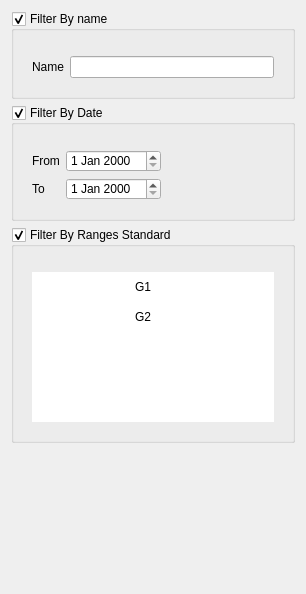
                <widget class="QWidget" name="filters_scrollAreaWidgetContents">
                 <property name="geometry">
                  <rect>
                   <x>0</x>
                   <y>0</y>
                   <width>306</width>
                   <height>594</height>
                  </rect>
                 </property>
                 <property name="styleSheet">
                  <string notr="true">#filters_scrollAreaWidgetContents{
	background-color: #ffffff;
}</string>
                 </property>
                 <layout class="QVBoxLayout" name="verticalLayout_15">
                  <item>
                   <widget class="QGroupBox" name="reportpage_filtername_groupbox">
                    <property name="maximumSize">
                     <size>
                      <width>16777215</width>
                      <height>16777215</height>
                     </size>
                    </property>
                    <property name="title">
                     <string>Filter By name</string>
                    </property>
                    <property name="checkable">
                     <bool>true</bool>
                    </property>
                    <property name="checked">
                     <bool>true</bool>
                    </property>
                    <layout class="QVBoxLayout" name="verticalLayout_18">
                     <item>
                      <spacer name="verticalSpacer_22">
                       <property name="orientation">
                        <enum>Qt::Vertical</enum>
                       </property>
                       <property name="sizeType">
                        <enum>QSizePolicy::Maximum</enum>
                       </property>
                       <property name="sizeHint" stdset="0">
                        <size>
                         <width>20</width>
                         <height>15</height>
                        </size>
                       </property>
                      </spacer>
                     </item>
                     <item>
                      <widget class="QFrame" name="reportpage_filtername_frame">
                       <property name="maximumSize">
                        <size>
                         <width>16777215</width>
                         <height>16777215</height>
                        </size>
                       </property>
                       <layout class="QGridLayout" name="gridLayout_16">
                        <property name="topMargin">
                         <number>1</number>
                        </property>
                        <item row="0" column="0">
                         <widget class="QLabel" name="label_71">
                          <property name="text">
                           <string>Name</string>
                          </property>
                         </widget>
                        </item>
                        <item row="0" column="1">
                         <widget class="QLineEdit" name="reportpage_filtername_input"/>
                        </item>
                       </layout>
                      </widget>
                     </item>
                    </layout>
                   </widget>
                  </item>
                  <item>
                   <widget class="QGroupBox" name="reportpage_filterdate_groupbox">
                    <property name="title">
                     <string>Filter By Date</string>
                    </property>
                    <property name="checkable">
                     <bool>true</bool>
                    </property>
                    <layout class="QVBoxLayout" name="verticalLayout_19">
                     <item>
                      <spacer name="verticalSpacer_25">
                       <property name="orientation">
                        <enum>Qt::Vertical</enum>
                       </property>
                       <property name="sizeType">
                        <enum>QSizePolicy::Maximum</enum>
                       </property>
                       <property name="sizeHint" stdset="0">
                        <size>
                         <width>20</width>
                         <height>15</height>
                        </size>
                       </property>
                      </spacer>
                     </item>
                     <item>
                      <widget class="QFrame" name="reportpage_filterdate_frame">
                       <layout class="QGridLayout" name="gridLayout_15">
                        <property name="topMargin">
                         <number>1</number>
                        </property>
                        <property name="rightMargin">
                         <number>1</number>
                        </property>
                        <item row="1" column="1">
                         <widget class="QDateEdit" name="reportpage_end_date_dateedit"/>
                        </item>
                        <item row="1" column="0">
                         <widget class="QLabel" name="label_73">
                          <property name="text">
                           <string>To</string>
                          </property>
                         </widget>
                        </item>
                        <item row="0" column="0">
                         <widget class="QLabel" name="label_72">
                          <property name="text">
                           <string>From</string>
                          </property>
                         </widget>
                        </item>
                        <item row="0" column="1">
                         <widget class="QDateEdit" name="reportpage_start_date_dateedit"/>
                        </item>
                        <item row="0" column="2">
                         <spacer name="horizontalSpacer_56">
                          <property name="orientation">
                           <enum>Qt::Horizontal</enum>
                          </property>
                          <property name="sizeHint" stdset="0">
                           <size>
                            <width>40</width>
                            <height>20</height>
                           </size>
                          </property>
                         </spacer>
                        </item>
                       </layout>
                      </widget>
                     </item>
                    </layout>
                   </widget>
                  </item>
                  <item>
                   <widget class="QGroupBox" name="reportpage_filterstandards_groupbox">
                    <property name="title">
                     <string>Filter By Ranges Standard</string>
                    </property>
                    <property name="checkable">
                     <bool>true</bool>
                    </property>
                    <layout class="QVBoxLayout" name="verticalLayout_14">
                     <item>
                      <spacer name="verticalSpacer_26">
                       <property name="orientation">
                        <enum>Qt::Vertical</enum>
                       </property>
                       <property name="sizeHint" stdset="0">
                        <size>
                         <width>20</width>
                         <height>15</height>
                        </size>
                       </property>
                      </spacer>
                     </item>
                     <item>
                      <widget class="QFrame" name="reportpage_filterstandards_frame">
                       <property name="maximumSize">
                        <size>
                         <width>16777215</width>
                         <height>16777215</height>
                        </size>
                       </property>
                       <layout class="QVBoxLayout" name="verticalLayout_20">
                        <property name="topMargin">
                         <number>1</number>
                        </property>
                        <item>
                         <widget class="QTableWidget" name="reportpage_standards_filter_tabel">
                          <property name="minimumSize">
                           <size>
                            <width>0</width>
                            <height>0</height>
                           </size>
                          </property>
                          <property name="maximumSize">
                           <size>
                            <width>16777215</width>
                            <height>150</height>
                           </size>
                          </property>
                          <property name="styleSheet">
                           <string notr="true"/>
                          </property>
                          <property name="frameShape">
                           <enum>QFrame::NoFrame</enum>
                          </property>
                          <property name="frameShadow">
                           <enum>QFrame::Sunken</enum>
                          </property>
                          <property name="lineWidth">
                           <number>0</number>
                          </property>
                          <property name="editTriggers">
                           <set>QAbstractItemView::NoEditTriggers</set>
                          </property>
                          <property name="tabKeyNavigation">
                           <bool>true</bool>
                          </property>
                          <property name="defaultDropAction">
                           <enum>Qt::IgnoreAction</enum>
                          </property>
                          <property name="alternatingRowColors">
                           <bool>false</bool>
                          </property>
                          <property name="textElideMode">
                           <enum>Qt::ElideLeft</enum>
                          </property>
                          <property name="showGrid">
                           <bool>false</bool>
                          </property>
                          <property name="rowCount">
                           <number>5</number>
                          </property>
                          <property name="columnCount">
                           <number>2</number>
                          </property>
                          <attribute name="horizontalHeaderVisible">
                           <bool>false</bool>
                          </attribute>
                          <attribute name="horizontalHeaderHighlightSections">
                           <bool>false</bool>
                          </attribute>
                          <attribute name="verticalHeaderVisible">
                           <bool>false</bool>
                          </attribute>
                          <attribute name="verticalHeaderHighlightSections">
                           <bool>false</bool>
                          </attribute>
                          <row/>
                          <row/>
                          <row/>
                          <row/>
                          <row/>
                          <column/>
                          <column/>
                          <item row="0" column="1">
                           <property name="text">
                            <string>G1</string>
                           </property>
                          </item>
                          <item row="1" column="1">
                           <property name="text">
                            <string>G2</string>
                           </property>
                          </item>
                         </widget>
                        </item>
                       </layout>
                      </widget>
                     </item>
                    </layout>
                   </widget>
                  </item>
                  <item>
                   <spacer name="verticalSpacer_24">
                    <property name="orientation">
                     <enum>Qt::Vertical</enum>
                    </property>
                    <property name="sizeHint" stdset="0">
                     <size>
                      <width>20</width>
                      <height>40</height>
                     </size>
                    </property>
                   </spacer>
                  </item>
                 </layout>
                </widget>
